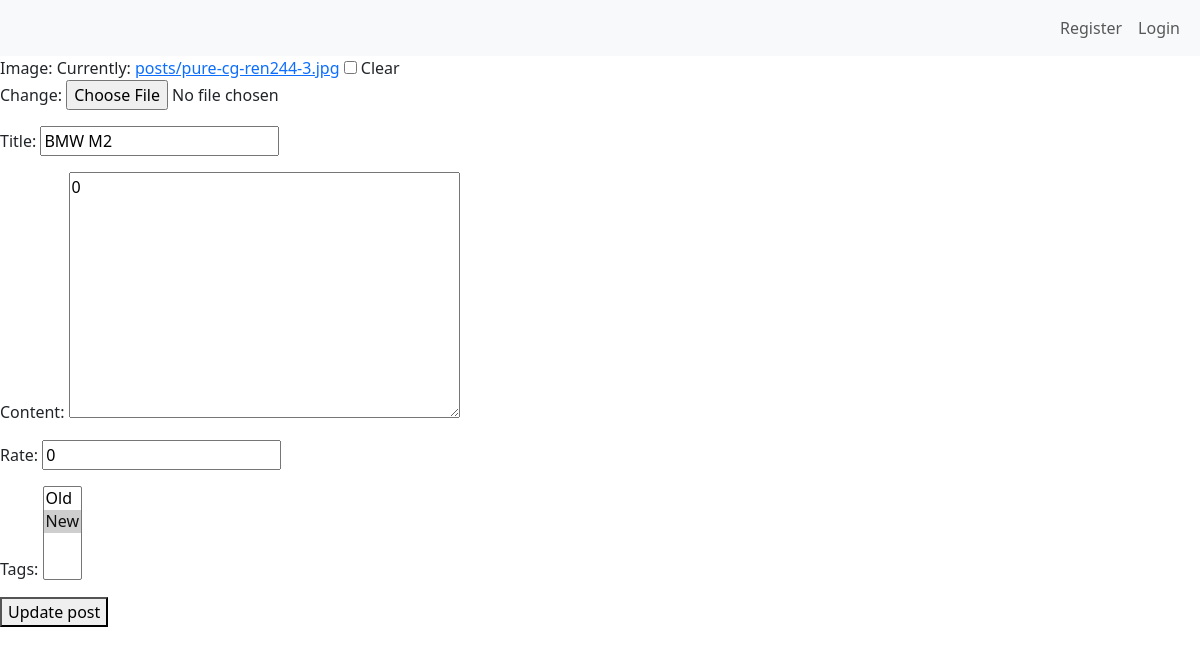
Before: /posts/10/update/ with the older database file.
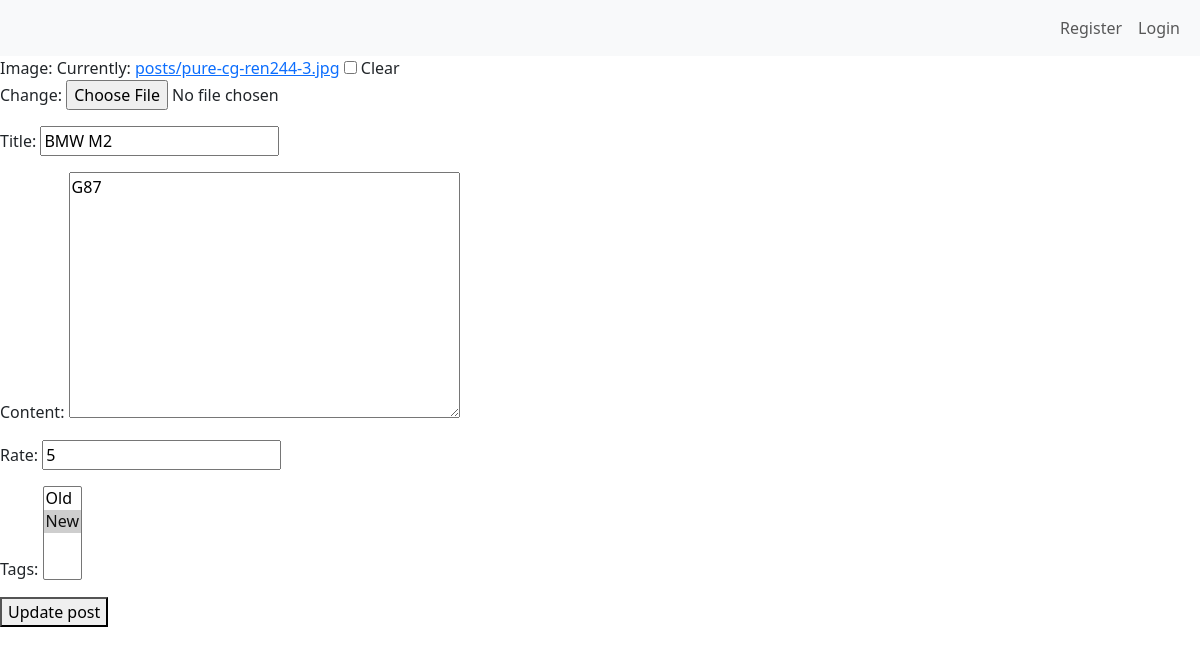
After: the same page with the newer database file.
### posts/models.py (models this page shows, shortened)
class Post(models.Model):
    author = models.ForeignKey(User, on_delete=models.CASCADE, related_name="posts", null=True)
    image = models.ImageField(null=True, blank=True)
    title = models.CharField(max_length=70)
    content = models.TextField(null=True, blank=True)
    rate = models.IntegerField(default=0)
    tags = models.ManyToManyField(Tag, related_name="posts", null=True)
    created_at = models.DateTimeField(auto_now_add=True, null=True)
    updated_at = models.DateTimeField(auto_now=True, null=True)
    category = models.ForeignKey(Category, on_delete=models.CASCADE, related_name="posts", null=True)
    comments = models.ManyToManyField('Comment', related_name="posts", null=True)

### posts/views.py (the view, shortened to what this page needs)
# urls.py: path("posts/<int:post_id>/update/", post_update_view),
def post_update_view(request, post_id):
    post = Post.objects.get(id=post_id)
    if request.method == "GET":
        form=PostForm2(instance=post)
        return render(request, 'posts/post_update.html', context={'form': form})

### posts/forms.py (shortened to what this page needs)
class PostForm2(forms.ModelForm):
    class Meta:
        model = Post
        fields = ["image", "title", "content", "rate", "tags"]
    widgets = {
        "content": forms.Textarea(
            attrs={
                "placegolder": "Write your text here",
                "class": "form-control"
                }
            ),
    }

### posts/models.py (called while the page is built)
    def __str__(self):
        return self.name

### templates/posts/post_update.html (shortened to what this page needs)
{% extends 'base.html' %}
{% block content %}
<form action="" method="post" enctype="multipart/form-data">
    {{form.as_p}}
    <button type = "submit">Update post</button>
</form>
{% endblock %}

Changed rows visible on the page:
changed Post "BMW M2": content "0" → "G87"; rate "0" → "5"
